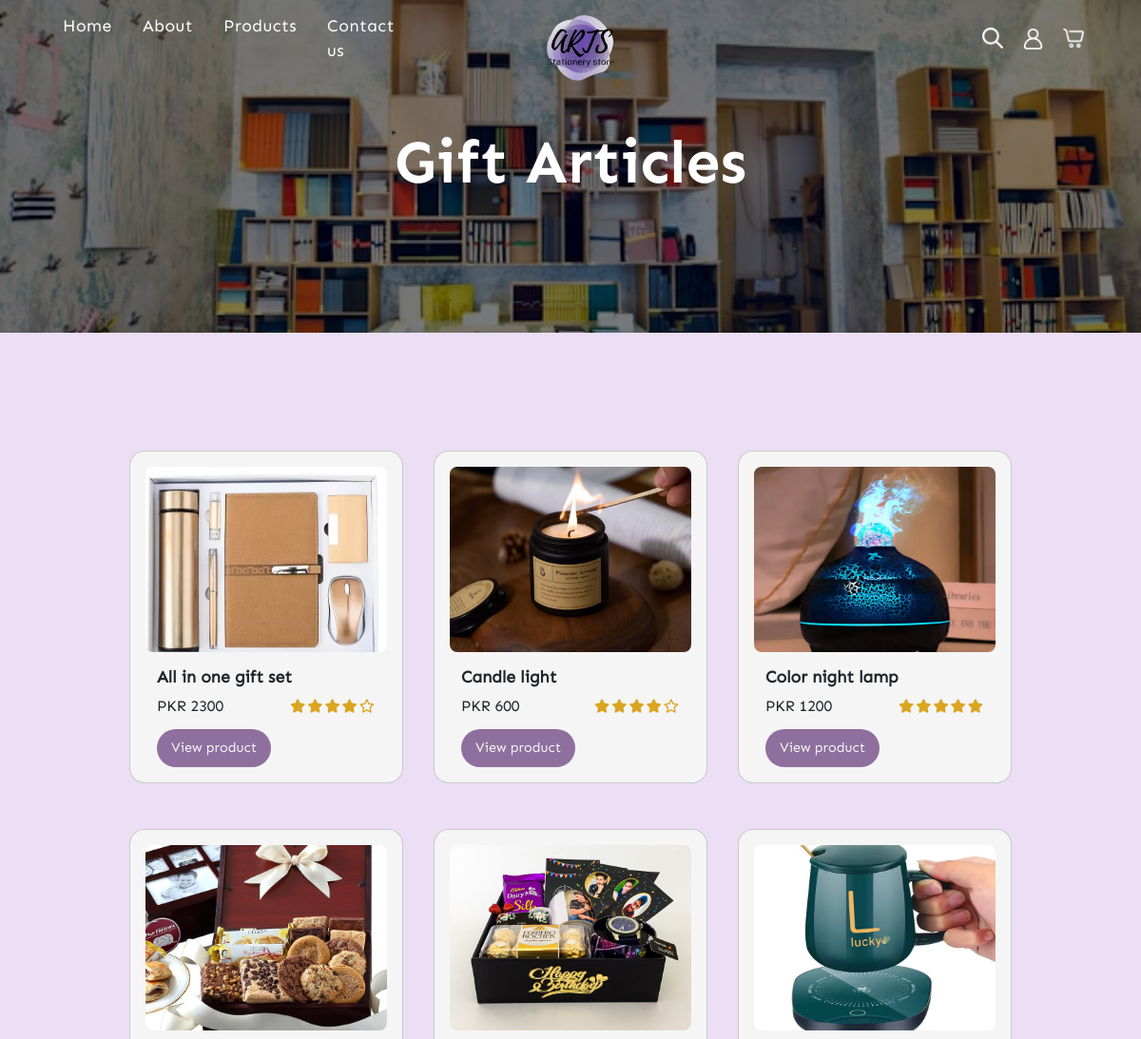
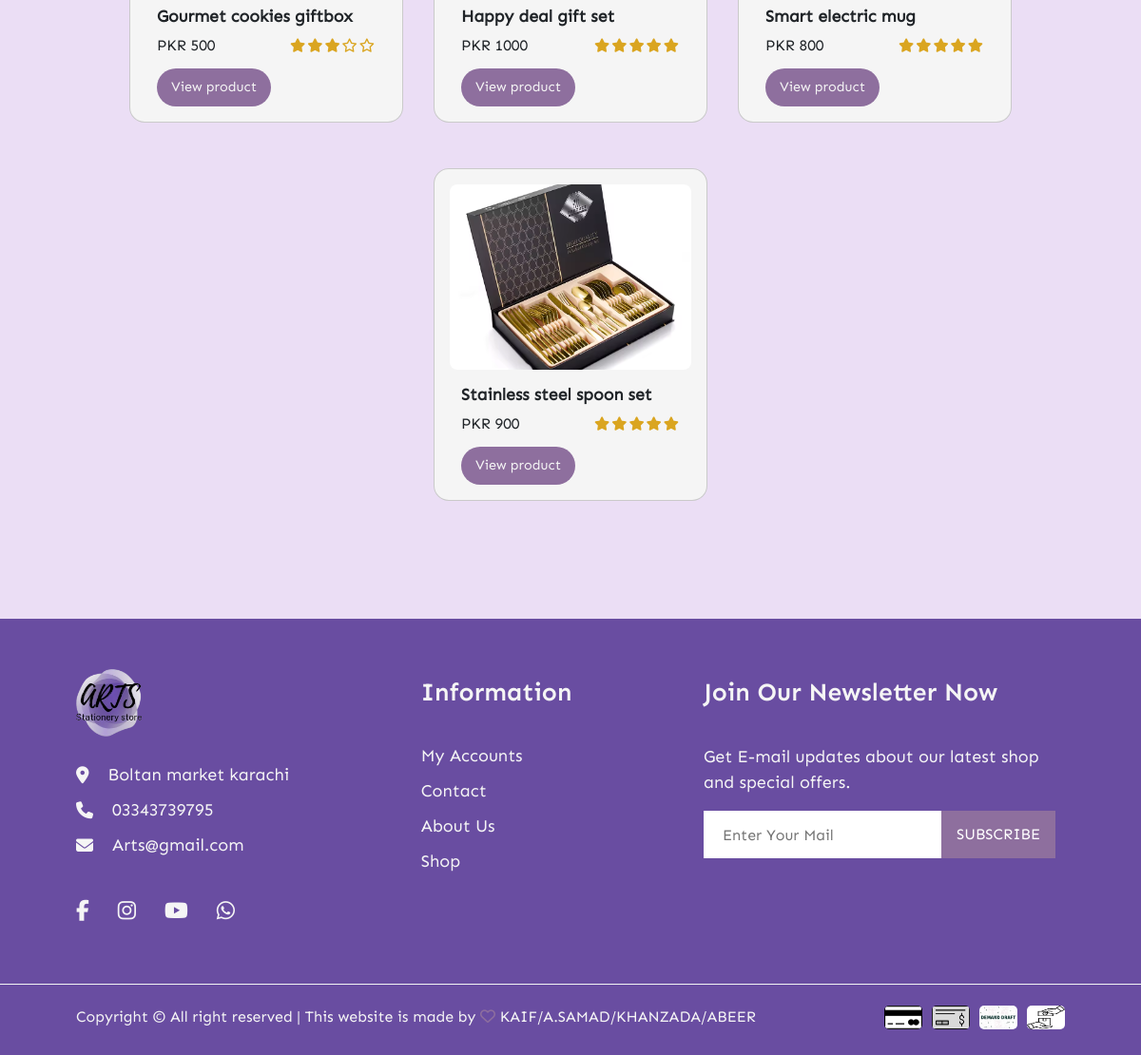
Page /all-products.php on the committed database (2 pictures, top to bottom).
### tables this page shows
CREATE TABLE `product_categories` (
  `category_ID` int(11) NOT NULL,
  `category_name` varchar(255) NOT NULL
);

CREATE TABLE `products` (
  `product_ID` int(11) NOT NULL,
  `product_name` varchar(255) NOT NULL,
  `product_desc` text NOT NULL,
  `product_price` int(11) NOT NULL,
  `product_stock` int(11) NOT NULL,
  `product_cat_ID` int(11) NOT NULL,
  `product_img_1` text NOT NULL,
  `product_img_2` text NOT NULL,
  `product_rating` int(11) DEFAULT NULL
);

### all-products.php (the view, shortened to what this page needs)
<?php
    include './partials/db_connection.php';
    include './partials/render_rating_stars.php';
    if(isset($_GET['product_cat_ID'])){
        if(!empty($_GET['product_cat_ID']) && $_GET['product_cat_ID'] > 10 && $_GET['product_cat_ID'] < 19){
            $product_cat_ID = $_GET['product_cat_ID'];
        } else{
            $product_cat_ID = '11';
        }
    } else{
        $product_cat_ID = '11';
    }
    $fetch_cat_name = "SELECT category_name from `product_categories` WHERE category_ID = '$product_cat_ID'";
    $result = mysqli_query($conn, $fetch_cat_name);
    $cat_name = mysqli_fetch_assoc($result);
?>
<!DOCTYPE html>
<html lang="en">
<head>
    <link href="https://cdn.jsdelivr.net/npm/bootstrap@5.3.3/dist/css/bootstrap.min.css" rel="stylesheet"
 />
    <link rel="stylesheet" href="https://cdnjs.cloudflare.com/ajax/libs/font-awesome/6.6.0/css/all.min.css"
 />
    <link rel="stylesheet" href="./styles/home-style.css" />
    <link rel="stylesheet" href="./styles/products.css" />
</head>
<body>
    <?php include './partials/signup-modal.php' ?>
    <?php include './partials/navbar.php'; ?>
    <main>
        <div class="all-products-banner banner">
            <h1><?php echo $cat_name['category_name']; ?></h1>
        </div>
        <div class="all-products-container">
            <div class="Trending-products-container">
                <div class="row">
                    <?php
                        $fetchAllProducts = "SELECT * FROM `products` WHERE product_cat_ID = '$product_cat_ID'";
                        $result = mysqli_query($conn, $fetchAllProducts);
                        if(mysqli_num_rows($result) > 0){
                            while($row = mysqli_fetch_assoc($result)){
                                echo '
                                    <div class="card" style="width: 18rem;">
                        <img src=" '. $row['product_img_1'] .'"
                            class="card-img-top" alt="Product image">
                        <div class="card-body">
                            <div class="card-top-content">
                                <h5 class="trending-products-card-title">'. $row['product_name'] .'</h5>
                            </div>
                            <div class="card-middle-content">
                                <label for="">PKR <span> '. $row['product_price'] .'</span></label>
                                <div class="trending-cards-rating">
                                    '. renderRatingStars($row['product_rating']) .'
                                </div>
                            </div>
                            <div class="card-bottom-content">
                                <a href="/arts-online-shopping-cart/product-page.php?product_ID='. $row['product_ID'] .'">
                                    <button class="view-product-btn">
                                        View product
                                    </button>
                                </a>
                            </div>
                        </div>
                    </div>
                                ';
                            }
                        }
                        else{
                            echo '<h5 class="text-center my-4 more-products">More products are coming soon</h5>';
                        }
                    ?>
                </div>
            </div>
        </div>
    </main>
    <?php include './partials/footer.php' ?>
</body>
</html>

### partials/navbar.php (shortened to what this page needs)
<header>
    <nav id="navbar">
        <div class="nav-links-div">
            <ul class="mb-0 nav-link-ul">
                <li><a href="/arts-online-shopping-cart/index.php" class="link">Home</a></li>
                <li><a href="/arts-online-shopping-cart/about.php" class="link">About</a></li>
                <li><a href="/arts-online-shopping-cart/products.php" class="link">Products</a></li>
                <li><a href="/arts-online-shopping-cart/contact-page.php" class="link">Contact us</a></li>
            </ul>
        </div>
        <div class="nav-logo-div">
            <a href="/arts-online-shopping-cart/index.php">
            <img src="/arts-online-shopping-cart/assets/images/Arts-logo-2.png" alt="Logo" id="logo">
            </a>
        </div>
        <div class="nav-icons-div">
            <img src="/arts-online-shopping-cart/assets/images/search-btn.png" alt="search icon" class="nav-icons">
            <div class="dropdown user-actions">
            <a class="" href="#" role="button" data-bs-toggle="dropdown" aria-expanded="false">
            <img src="/arts-online-shopping-cart/assets/images/user-btn.png" alt="user icon" class="nav-icons">
            </a>
            </div>
            <img src="/arts-online-shopping-cart/assets/images/cart-item-btn.png" alt="cart items icon"
                class="nav-icons">
        </div>
    </nav>
</header>

### partials/render_rating_stars.php
<?php
function renderRatingStars ($rating){
    $ratingStars = [];
    for($star = 0; $star < 5; $star++){
        if($rating > 0.5){
            $ratingStars[] = '<i class="fa-solid fa-star"></i>';
            $rating--;
        }
        else if($rating > 0 && $rating < 1){
            $ratingStars[] = '<i class="fa-solid fa-star-half-stroke"></i>';
            $rating--;
        }
        else{
            $ratingStars[] = '<i class="fa-regular fa-star"></i>';
        }
    }
    return implode('', $ratingStars);
}
?>

### partials/footer.php (shortened to what this page needs)
        <section class="footer-section">
            <div class="footer-container">
                <div class="footer-content-1">
                    <div class="footer-heading-1">
                    <a href="/arts-online-shopping-cart/index.php">
                        <img src="/arts-online-shopping-cart/assets/images/Arts-logo-2.png" alt="Logo">
                    </a>
                    </div>
                    <ul>
                        <li><i class="fa-solid fa-location-dot"></i>Boltan market karachi</li>
                        <li><i class="fa-solid fa-phone"></i>03343739795</li>
                        <li><i class="fa-solid fa-envelope"></i>Arts@gmail.com</li>
                    </ul>
                    <div class="footer-socialmedia-icons">
                        <a href=""><i class="fa-brands fa-facebook-f"></i></a>
                        <a href=""><i class="fa-brands fa-instagram"></i></a>
                        <a href=""><i class="fa-brands fa-youtube"></i></a>
                        <a href=""><i class="fa-brands fa-whatsapp"></i></a>
                    </div>
                </div>
                <div class="footer-content-2">
                    <h6>Information</h6>
                    <ul>
                        <li><a href="">My Accounts</a></li>
                        <li><a href="">Contact</a></li>
                        <li><a href="">About Us</a></li>
                        <li><a href="">Shop</a></li>
                    </ul>
                </div>
                <div class="footer-content-3">
                    <h6>Join Our Newsletter Now</h6>
                    <p>Get E-mail updates about our latest shop and special offers.</p>
                    <div class="footer-input">
                        <input type="email" class="footer-mail" placeholder="Enter Your Mail">
                        <input type="submit" class="footer-btn" value="SUBSCRIBE">
                    </div>
                </div>
                </div>
                <div class="copyrightline">
                    <div class="footer-line"></div>
                    <div class="footer-copyright-content">
                    <div class="copyright-para">
                    <p>Copyright &copy; All right reserved | This website is made by <i class="fa-regular fa-heart"></i> KAIF/A.SAMAD/KHANZADA/ABEER</p>
                    </div>
                    <div class="footer-payment-methods">
                       <img src="/arts-online-shopping-cart/assets/images/footercredit-card.png" alt="" class="footer-img-1">
                       <img src="/arts-online-shopping-cart/assets/images/footer-cheque.png" alt="" class="footer-img-2">
                       <img src="/arts-online-shopping-cart/assets/images/footer-demand-draft.jpg" alt="" class="footer-img-3">
                       <img src="/arts-online-shopping-cart/assets/images/footer-cash-on-delivary.png" alt="" class="footer-img-4">
                    </div>
                </div>
                </div>
        </section>
  </body>
</html>

### styles/products.css (style rules this page uses)
.all-products-banner { width: 100%; background: linear-gradient(rgba(0,0,0,0.5), rgba(0,0,0,0.5)), url('../assets/images/all-products-banner.jpg'); background-repeat: none; background-size: cover; background-position: center; color: white; font-family: var(--sen-bold); align-content: center; text-align: center; }
.all-products-container { margin-top: var(--top-spacing) ; }

### rows in the picture
product_categories: category_name "Gift Articles"
products: product_img_1 (picture), product_name "All in one gift set", product_price "2300"
products: product_img_1 (picture), product_name "Candle light", product_price "600"
products: product_img_1 (picture), product_name "Color night lamp", product_price "1200"
products: product_img_1 (picture), product_name "Gourmet cookies giftbox", product_price "500"
products: product_img_1 (picture), product_name "Happy deal gift set", product_price "1000"
products: product_img_1 (picture), product_name "Smart electric mug", product_price "800"
products: product_img_1 (picture), product_name "Stainless steel spoon set", product_price "900"
